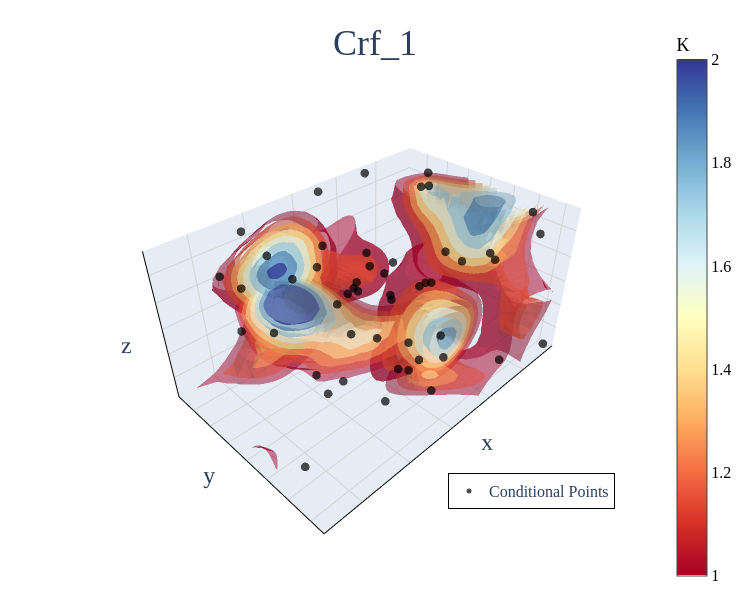
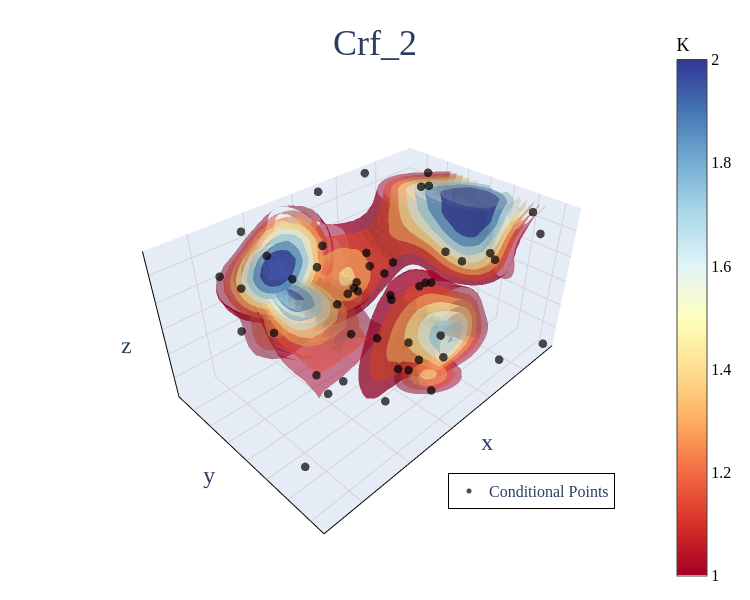
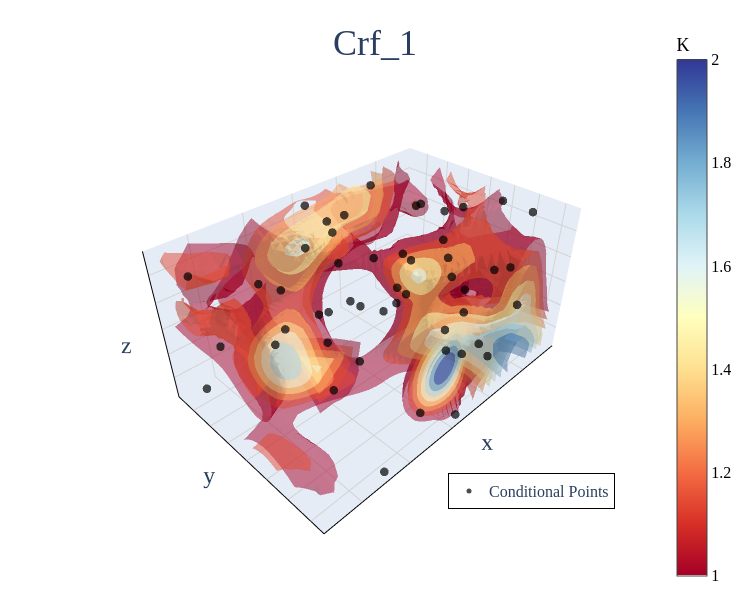
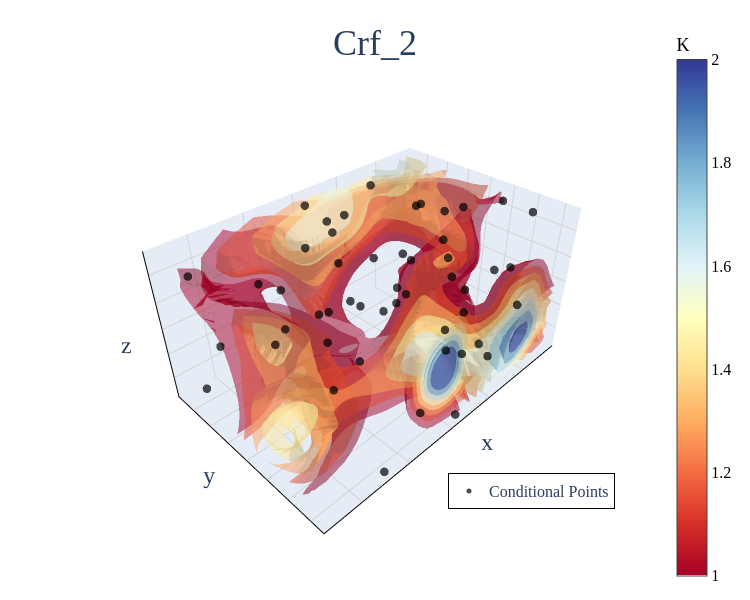

Notebook code cell kept with these figures, in order:
### Code cell
crf_list = []
rng = MasterRNG(crf_params["seed"])
df_est['weight'] = d2_weight(df_est, injA_df, 10**6)

df_est_core = df_est[
    (df_est['x'] >= 132) & (df_est['x'] <= 445) &
    (df_est['y'] >= 96) &  (df_est['y'] <= 286) &
    (df_est['z'] >= 95) &  (df_est['z'] <= 195) ].copy()

for i in range(crf_params['resample_time']):
    
    sub_num = crf_params['ens_num']//crf_params['resample_time']
    print(f'process resample group {i+1}/{crf_params["resample_time"]}')
    print("-"*30)
    
    df_con = sampler(df_est, crf_params)    
    # print(len(df_con))
    
    for j in range(sub_num):
        seed = int(rng())
        process_index_ =  sub_num*i + j
        crf = crf_generator(coordinate, df_con, crf_params, seed, j+1) 
        # plt.scatter(df_est['K'].values, crf)
        print(f"Generating field {process_index_+1}   lnK mean:{np.mean(crf):.3f}")    
        
        
        crf_list.append(crf)
        
        df_crf = pd.DataFrame({
            'x': coordinate['x'].values,
            'y': coordinate['y'].values,
            'z': coordinate['z'].values,
            'value': crf,
        })
        
        df_crf_core = df_crf[
            (df_crf['x'] >= 132) & (df_crf['x'] <= 445) &
            (df_crf['y'] >= 96) & (df_crf['y'] <= 286) &
            (df_est['z'] >= 95) &  (df_est['z'] <= 195)
        ]
        print(f"{ r2_score(df_est_core['K'].values, df_crf_core['value']):.5f}")
        fig = plot_crf_isosurfaces(df_crf, 'value', df_con, 8, [1, 2], f'Crf_{j+1}')
        # fig = plot_3d_isosurfaces(df_crf_core, 'value', 8, [1, 2], 'K')
        fig.show()

### Figure 1 — Plotly figure (JSON) as saved in the notebook; plotly's stock layout.template omitted (floating-point values rounded to 4 significant figures; data arrays with more than 128 entries replaced by an {"elided": "..."} marker saying what was removed)
{"data": [{"caps": {"x": {"show": false}, "y": {"show": false}, "z": {"show": false}}, "colorbar": {"len": 1.1, "thickness": 30, "tickfont": {"color": "black", "family": "Times New Roman", "size": 16}, "title": {"font": {"color": "black", "family": "Times New Roman", "size": 18}, "text": "K"}, "x": 0.9}, "colorscale": [[0, "rgb(165,0,38)"], [0.1, "rgb(215,48,39)"], [0.2, "rgb(244,109,67)"], [0.3, "rgb(253,174,97)"], [0.4, "rgb(254,224,144)"], [0.5, "rgb(255,255,191)"], [0.6, "rgb(224,243,248)"], [0.7, "rgb(171,217,233)"], [0.8, "rgb(116,173,209)"], [0.9, "rgb(69,117,180)"], [1, "rgb(49,54,149)"]], "isomax": 2, "isomin": 1, "opacity": 0.5, "showscale": true, "surface": {"count": 8}, "type": "isosurface", "value": {"elided": "45900 float values"}, "x": {"elided": "45900 float values"}, "y": {"elided": "45900 float values"}, "z": {"elided": "45900 float values"}}, {"marker": {"color": "black", "opacity": 0.7, "size": 5, "symbol": "circle"}, "mode": "markers", "name": "Conditional Points", "type": "scatter3d", "x": [399.8, 229.8, 207.2, 429.8, 347.2, 222.2, 244.8, 347.2, 414.8, 414.8, 274.0, 414.8, 139.8, 56.0, 147.2, 56.0, 478.5, 267.2, 56.0, 414.8, 458.5, 56.0, 521.0, 324.8, 324.8, 169.8, 317.2, 354.8, 132.2, 98.5, 521.0, 21.75, 297.0, 177.2, 280.0, 214.8, 252.2, 458.5, 291.2, 332.2, 521.0, 98.5, 192.2, 303.0, 339.8, 392.2, 56.0, 222.2, 478.5, 444.8], "y": [224.8, 286.0, 96.0, 41.0, 366.5, 366.5, 254.8, 194.8, 81.0, 321.0, 134.8, 277.2, 15.5, 149.8, 179.8, 321.0, 81.0, 149.8, 96.0, 202.2, 239.8, 81.0, 172.2, 366.5, 164.8, 366.5, 254.8, 179.8, 61.0, 134.8, 341.0, 366.5, 277.2, 277.2, 277.2, 247.2, 15.5, 202.2, 232.2, 286.0, 277.2, 277.2, 134.8, 81.0, 202.2, 41.0, 341.0, 209.8, 41.0, 366.5], "z": [222.5, 105.0, 147.5, 282.5, 112.5, 282.5, 42.5, 122.5, 250.0, 222.5, 142.5, 282.5, 282.5, 137.5, 122.5, 282.5, 137.5, 222.5, 282.5, 282.5, 132.5, 250.0, 282.5, 162.5, 176.2, 65.0, 205.0, 15.0, 82.5, 282.5, 205.0, 15.0, 65.0, 222.5, 222.5, 185.0, 282.5, 282.5, 250.0, 95.0, 15.0, 205.0, 95.0, 222.5, 222.5, 65.0, 250.0, 42.5, 222.5, 157.5]}], "layout": {"autosize": true, "font": {"family": "Times New Roman", "size": 20}, "height": 600, "legend": {"bgcolor": "rgba(255,255,255,0.6)", "bordercolor": "black", "borderwidth": 1, "font": {"family": "Times New Roman", "size": 16}, "x": 0.6, "y": 0.1}, "margin": {"b": 40, "l": 10, "r": 10, "t": 50}, "scene": {"aspectmode": "data", "camera": {"eye": {"x": 1.5, "y": 1.5, "z": 1.5}}, "xaxis": {"gridcolor": "lightgray", "linecolor": "black", "linewidth": 2, "showbackground": true, "showline": true, "showticklabels": false}, "yaxis": {"gridcolor": "lightgray", "linecolor": "black", "linewidth": 2, "showbackground": true, "showline": true, "showticklabels": false}, "zaxis": {"gridcolor": "lightgray", "linecolor": "black", "linewidth": 2, "showbackground": true, "showline": true, "showticklabels": false}}, "showlegend": true, "title": {"font": {"family": "Times New Roman", "size": 36}, "text": "Crf_1", "x": 0.5, "xanchor": "center", "y": 0.95}, "width": 750}}

### Figure 2 — Plotly figure (JSON) as saved in the notebook; plotly's stock layout.template omitted (floating-point values rounded to 4 significant figures; data arrays with more than 128 entries replaced by an {"elided": "..."} marker saying what was removed)
{"data": [{"caps": {"x": {"show": false}, "y": {"show": false}, "z": {"show": false}}, "colorbar": {"len": 1.1, "thickness": 30, "tickfont": {"color": "black", "family": "Times New Roman", "size": 16}, "title": {"font": {"color": "black", "family": "Times New Roman", "size": 18}, "text": "K"}, "x": 0.9}, "colorscale": [[0, "rgb(165,0,38)"], [0.1, "rgb(215,48,39)"], [0.2, "rgb(244,109,67)"], [0.3, "rgb(253,174,97)"], [0.4, "rgb(254,224,144)"], [0.5, "rgb(255,255,191)"], [0.6, "rgb(224,243,248)"], [0.7, "rgb(171,217,233)"], [0.8, "rgb(116,173,209)"], [0.9, "rgb(69,117,180)"], [1, "rgb(49,54,149)"]], "isomax": 2, "isomin": 1, "opacity": 0.5, "showscale": true, "surface": {"count": 8}, "type": "isosurface", "value": {"elided": "45900 float values"}, "x": {"elided": "45900 float values"}, "y": {"elided": "45900 float values"}, "z": {"elided": "45900 float values"}}, {"marker": {"color": "black", "opacity": 0.7, "size": 5, "symbol": "circle"}, "mode": "markers", "name": "Conditional Points", "type": "scatter3d", "x": [399.8, 229.8, 207.2, 429.8, 347.2, 222.2, 244.8, 347.2, 414.8, 414.8, 274.0, 414.8, 139.8, 56.0, 147.2, 56.0, 478.5, 267.2, 56.0, 414.8, 458.5, 56.0, 521.0, 324.8, 324.8, 169.8, 317.2, 354.8, 132.2, 98.5, 521.0, 21.75, 297.0, 177.2, 280.0, 214.8, 252.2, 458.5, 291.2, 332.2, 521.0, 98.5, 192.2, 303.0, 339.8, 392.2, 56.0, 222.2, 478.5, 444.8], "y": [224.8, 286.0, 96.0, 41.0, 366.5, 366.5, 254.8, 194.8, 81.0, 321.0, 134.8, 277.2, 15.5, 149.8, 179.8, 321.0, 81.0, 149.8, 96.0, 202.2, 239.8, 81.0, 172.2, 366.5, 164.8, 366.5, 254.8, 179.8, 61.0, 134.8, 341.0, 366.5, 277.2, 277.2, 277.2, 247.2, 15.5, 202.2, 232.2, 286.0, 277.2, 277.2, 134.8, 81.0, 202.2, 41.0, 341.0, 209.8, 41.0, 366.5], "z": [222.5, 105.0, 147.5, 282.5, 112.5, 282.5, 42.5, 122.5, 250.0, 222.5, 142.5, 282.5, 282.5, 137.5, 122.5, 282.5, 137.5, 222.5, 282.5, 282.5, 132.5, 250.0, 282.5, 162.5, 176.2, 65.0, 205.0, 15.0, 82.5, 282.5, 205.0, 15.0, 65.0, 222.5, 222.5, 185.0, 282.5, 282.5, 250.0, 95.0, 15.0, 205.0, 95.0, 222.5, 222.5, 65.0, 250.0, 42.5, 222.5, 157.5]}], "layout": {"autosize": true, "font": {"family": "Times New Roman", "size": 20}, "height": 600, "legend": {"bgcolor": "rgba(255,255,255,0.6)", "bordercolor": "black", "borderwidth": 1, "font": {"family": "Times New Roman", "size": 16}, "x": 0.6, "y": 0.1}, "margin": {"b": 40, "l": 10, "r": 10, "t": 50}, "scene": {"aspectmode": "data", "camera": {"eye": {"x": 1.5, "y": 1.5, "z": 1.5}}, "xaxis": {"gridcolor": "lightgray", "linecolor": "black", "linewidth": 2, "showbackground": true, "showline": true, "showticklabels": false}, "yaxis": {"gridcolor": "lightgray", "linecolor": "black", "linewidth": 2, "showbackground": true, "showline": true, "showticklabels": false}, "zaxis": {"gridcolor": "lightgray", "linecolor": "black", "linewidth": 2, "showbackground": true, "showline": true, "showticklabels": false}}, "showlegend": true, "title": {"font": {"family": "Times New Roman", "size": 36}, "text": "Crf_2", "x": 0.5, "xanchor": "center", "y": 0.95}, "width": 750}}

### Figure 3 — Plotly figure (JSON) as saved in the notebook; plotly's stock layout.template omitted (floating-point values rounded to 4 significant figures; data arrays with more than 128 entries replaced by an {"elided": "..."} marker saying what was removed)
{"data": [{"caps": {"x": {"show": false}, "y": {"show": false}, "z": {"show": false}}, "colorbar": {"len": 1.1, "thickness": 30, "tickfont": {"color": "black", "family": "Times New Roman", "size": 16}, "title": {"font": {"color": "black", "family": "Times New Roman", "size": 18}, "text": "K"}, "x": 0.9}, "colorscale": [[0, "rgb(165,0,38)"], [0.1, "rgb(215,48,39)"], [0.2, "rgb(244,109,67)"], [0.3, "rgb(253,174,97)"], [0.4, "rgb(254,224,144)"], [0.5, "rgb(255,255,191)"], [0.6, "rgb(224,243,248)"], [0.7, "rgb(171,217,233)"], [0.8, "rgb(116,173,209)"], [0.9, "rgb(69,117,180)"], [1, "rgb(49,54,149)"]], "isomax": 2, "isomin": 1, "opacity": 0.5, "showscale": true, "surface": {"count": 8}, "type": "isosurface", "value": {"elided": "45900 float values"}, "x": {"elided": "45900 float values"}, "y": {"elided": "45900 float values"}, "z": {"elided": "45900 float values"}}, {"marker": {"color": "black", "opacity": 0.7, "size": 5, "symbol": "circle"}, "mode": "markers", "name": "Conditional Points", "type": "scatter3d", "x": [303.0, 207.2, 132.2, 392.2, 369.8, 139.8, 267.2, 285.8, 317.2, 285.8, 303.0, 458.5, 207.2, 21.75, 139.8, 458.5, 237.2, 199.8, 280.0, 555.2, 56.0, 162.2, 303.0, 444.8, 498.5, 437.2, 259.8, 280.0, 177.2, 297.0, 280.0, 21.75, 184.8, 154.8, 147.2, 303.0, 229.8, 332.2, 555.2, 169.8, 384.8, 280.0, 56.0, 399.8, 458.5, 392.2, 478.5, 78.5, 274.0, 498.5], "y": [262.2, 366.5, 96.0, 262.2, 366.5, 366.5, 247.2, 341.0, 104.8, 366.5, 119.8, 172.2, 41.0, 157.2, 262.2, 277.2, 366.5, 179.8, 202.2, 96.0, 262.2, 172.2, 202.2, 366.5, 179.8, 142.2, 321.0, 366.5, 366.5, 164.8, 366.5, 41.0, 254.8, 217.2, 232.2, 41.0, 277.2, 142.2, 81.0, 61.0, 179.8, 112.2, 321.0, 341.0, 254.8, 149.8, 172.2, 277.2, 61.0, 41.0], "z": [282.5, 95.0, 65.0, 132.5, 82.5, 162.5, 250.0, 137.5, 105.0, 222.5, 205.0, 250.0, 42.5, 222.5, 142.5, 127.5, 137.5, 122.5, 137.5, 282.5, 282.5, 282.5, 250.0, 15.0, 282.5, 152.5, 250.0, 15.0, 250.0, 137.5, 142.5, 185.0, 222.5, 282.5, 42.5, 282.5, 282.5, 282.5, 65.0, 282.5, 117.5, 282.5, 282.5, 282.5, 250.0, 282.5, 162.5, 162.5, 250.0, 95.0]}], "layout": {"autosize": true, "font": {"family": "Times New Roman", "size": 20}, "height": 600, "legend": {"bgcolor": "rgba(255,255,255,0.6)", "bordercolor": "black", "borderwidth": 1, "font": {"family": "Times New Roman", "size": 16}, "x": 0.6, "y": 0.1}, "margin": {"b": 40, "l": 10, "r": 10, "t": 50}, "scene": {"aspectmode": "data", "camera": {"eye": {"x": 1.5, "y": 1.5, "z": 1.5}}, "xaxis": {"gridcolor": "lightgray", "linecolor": "black", "linewidth": 2, "showbackground": true, "showline": true, "showticklabels": false}, "yaxis": {"gridcolor": "lightgray", "linecolor": "black", "linewidth": 2, "showbackground": true, "showline": true, "showticklabels": false}, "zaxis": {"gridcolor": "lightgray", "linecolor": "black", "linewidth": 2, "showbackground": true, "showline": true, "showticklabels": false}}, "showlegend": true, "title": {"font": {"family": "Times New Roman", "size": 36}, "text": "Crf_1", "x": 0.5, "xanchor": "center", "y": 0.95}, "width": 750}}

### Figure 4 — Plotly figure (JSON) as saved in the notebook; plotly's stock layout.template omitted (floating-point values rounded to 4 significant figures; data arrays with more than 128 entries replaced by an {"elided": "..."} marker saying what was removed)
{"data": [{"caps": {"x": {"show": false}, "y": {"show": false}, "z": {"show": false}}, "colorbar": {"len": 1.1, "thickness": 30, "tickfont": {"color": "black", "family": "Times New Roman", "size": 16}, "title": {"font": {"color": "black", "family": "Times New Roman", "size": 18}, "text": "K"}, "x": 0.9}, "colorscale": [[0, "rgb(165,0,38)"], [0.1, "rgb(215,48,39)"], [0.2, "rgb(244,109,67)"], [0.3, "rgb(253,174,97)"], [0.4, "rgb(254,224,144)"], [0.5, "rgb(255,255,191)"], [0.6, "rgb(224,243,248)"], [0.7, "rgb(171,217,233)"], [0.8, "rgb(116,173,209)"], [0.9, "rgb(69,117,180)"], [1, "rgb(49,54,149)"]], "isomax": 2, "isomin": 1, "opacity": 0.5, "showscale": true, "surface": {"count": 8}, "type": "isosurface", "value": {"elided": "45900 float values"}, "x": {"elided": "45900 float values"}, "y": {"elided": "45900 float values"}, "z": {"elided": "45900 float values"}}, {"marker": {"color": "black", "opacity": 0.7, "size": 5, "symbol": "circle"}, "mode": "markers", "name": "Conditional Points", "type": "scatter3d", "x": [303.0, 207.2, 132.2, 392.2, 369.8, 139.8, 267.2, 285.8, 317.2, 285.8, 303.0, 458.5, 207.2, 21.75, 139.8, 458.5, 237.2, 199.8, 280.0, 555.2, 56.0, 162.2, 303.0, 444.8, 498.5, 437.2, 259.8, 280.0, 177.2, 297.0, 280.0, 21.75, 184.8, 154.8, 147.2, 303.0, 229.8, 332.2, 555.2, 169.8, 384.8, 280.0, 56.0, 399.8, 458.5, 392.2, 478.5, 78.5, 274.0, 498.5], "y": [262.2, 366.5, 96.0, 262.2, 366.5, 366.5, 247.2, 341.0, 104.8, 366.5, 119.8, 172.2, 41.0, 157.2, 262.2, 277.2, 366.5, 179.8, 202.2, 96.0, 262.2, 172.2, 202.2, 366.5, 179.8, 142.2, 321.0, 366.5, 366.5, 164.8, 366.5, 41.0, 254.8, 217.2, 232.2, 41.0, 277.2, 142.2, 81.0, 61.0, 179.8, 112.2, 321.0, 341.0, 254.8, 149.8, 172.2, 277.2, 61.0, 41.0], "z": [282.5, 95.0, 65.0, 132.5, 82.5, 162.5, 250.0, 137.5, 105.0, 222.5, 205.0, 250.0, 42.5, 222.5, 142.5, 127.5, 137.5, 122.5, 137.5, 282.5, 282.5, 282.5, 250.0, 15.0, 282.5, 152.5, 250.0, 15.0, 250.0, 137.5, 142.5, 185.0, 222.5, 282.5, 42.5, 282.5, 282.5, 282.5, 65.0, 282.5, 117.5, 282.5, 282.5, 282.5, 250.0, 282.5, 162.5, 162.5, 250.0, 95.0]}], "layout": {"autosize": true, "font": {"family": "Times New Roman", "size": 20}, "height": 600, "legend": {"bgcolor": "rgba(255,255,255,0.6)", "bordercolor": "black", "borderwidth": 1, "font": {"family": "Times New Roman", "size": 16}, "x": 0.6, "y": 0.1}, "margin": {"b": 40, "l": 10, "r": 10, "t": 50}, "scene": {"aspectmode": "data", "camera": {"eye": {"x": 1.5, "y": 1.5, "z": 1.5}}, "xaxis": {"gridcolor": "lightgray", "linecolor": "black", "linewidth": 2, "showbackground": true, "showline": true, "showticklabels": false}, "yaxis": {"gridcolor": "lightgray", "linecolor": "black", "linewidth": 2, "showbackground": true, "showline": true, "showticklabels": false}, "zaxis": {"gridcolor": "lightgray", "linecolor": "black", "linewidth": 2, "showbackground": true, "showline": true, "showticklabels": false}}, "showlegend": true, "title": {"font": {"family": "Times New Roman", "size": 36}, "text": "Crf_2", "x": 0.5, "xanchor": "center", "y": 0.95}, "width": 750}}
